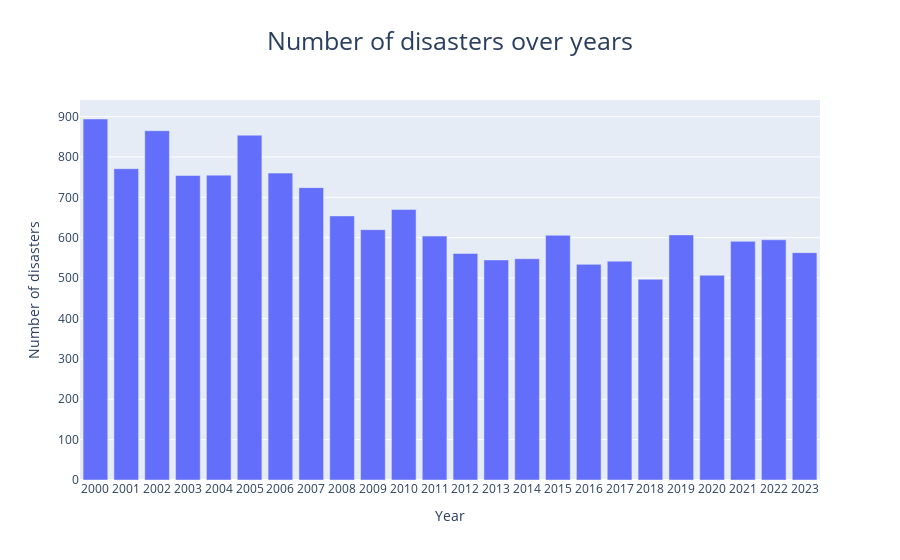

Notebook code for this chart:
### Code cell
distasters_over_years_plot = px.bar(df_disasters_over_years, 
                                    x=df_disasters_over_years.index, 
                                    y=df_disasters_over_years.values,
                                    title='Number of disasters over years',
                                    labels={'x':'Year', 'y':'Number of disasters'})
distasters_over_years_plot.update_layout(title_x=0.5, 
                                         title_font=dict(size=25), 
                                         xaxis=dict(tickmode='linear'), 
                                         xaxis_title='Year')
distasters_over_years_plot.show()

### Figure 1 — Plotly figure (JSON) as saved in the notebook; plotly's stock layout.template omitted (floating-point values rounded to 4 significant figures)
{"data": [{"alignmentgroup": "True", "hovertemplate": "Start Year=%{x}<br>Number of disasters=%{y}<extra></extra>", "legendgroup": "", "marker": {"color": "#636efa", "pattern": {"shape": ""}}, "name": "", "offsetgroup": "", "orientation": "v", "showlegend": false, "textposition": "auto", "type": "bar", "x": [2000, 2001, 2002, 2003, 2004, 2005, 2006, 2007, 2008, 2009, 2010, 2011, 2012, 2013, 2014, 2015, 2016, 2017, 2018, 2019, 2020, 2021, 2022, 2023], "xaxis": "x", "y": [894, 771, 865, 754, 755, 854, 760, 724, 654, 620, 670, 604, 561, 545, 548, 606, 534, 542, 497, 607, 507, 591, 595, 563], "yaxis": "y"}], "layout": {"barmode": "relative", "legend": {"tracegroupgap": 0}, "title": {"font": {"size": 25}, "text": "Number of disasters over years", "x": 0.5}, "xaxis": {"anchor": "y", "domain": [0, 1], "tickmode": "linear", "title": {"text": "Year"}}, "yaxis": {"anchor": "x", "domain": [0, 1], "title": {"text": "Number of disasters"}}}}
